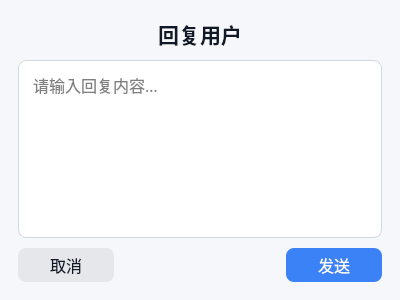
<?xml version="1.0" encoding="utf-8"?>
<ui version="4.0">
 <class>ReplyWindow</class>
 <widget class="QWidget" name="ReplyWindow">
  <property name="styleSheet">
   <string notr="true">QWidget#ReplyWindow {
  background: #F5F7FA;
}
QLabel {
  color: #111827;
}
QLineEdit, QTextEdit {
  background: #FFFFFF;
  border: 1px solid #D0D7DE;
  border-radius: 8px;
  padding: 6px 10px;
}
QLineEdit:focus, QTextEdit:focus {
  border: 1px solid #3B82F6;
}
QTextEdit {
  padding: 8px 10px;
}
QPushButton {
  background: #3B82F6;
  color: white;
  border: none;
  border-radius: 8px;
  padding: 8px 16px;
}
QPushButton:hover {
  background: #2563EB;
}
QPushButton:pressed {
  background: #1D4ED8;
}
QPushButton:disabled {
  background: #9CA3AF;
}
QPushButton#cancel_pushButton {
  background: #E5E7EB;
  color: #111827;
}
QPushButton#cancel_pushButton:hover {
  background: #D1D5DB;
}
QPushButton#cancel_pushButton:pressed {
  background: #C7CDD6;
}</string>
  </property>
  <property name="font">
   <font>
    <family>Microsoft YaHei UI</family>
    <pointsize>11</pointsize>
   </font>
  </property>
  <property name="geometry">
   <rect>
    <x>0</x>
    <y>0</y>
    <width>400</width>
    <height>300</height>
   </rect>
  </property>
  <property name="windowTitle">
   <string>回复用户</string>
  </property>
  <layout class="QGridLayout" name="gridLayout">
   <property name="spacing">
    <number>12</number>
   </property>
   <property name="bottomMargin">
    <number>18</number>
   </property>
   <property name="rightMargin">
    <number>18</number>
   </property>
   <property name="topMargin">
    <number>18</number>
   </property>
   <property name="leftMargin">
    <number>18</number>
   </property>
   <item row="0" column="0">
    <layout class="QVBoxLayout" name="verticalLayout">
     <property name="spacing">
      <number>10</number>
     </property>
     <property name="bottomMargin">
      <number>0</number>
     </property>
     <property name="rightMargin">
      <number>0</number>
     </property>
     <property name="topMargin">
      <number>0</number>
     </property>
     <property name="leftMargin">
      <number>0</number>
     </property>
     <item>
      <layout class="QHBoxLayout" name="horizontalLayout_6">
       <property name="spacing">
        <number>10</number>
       </property>
       <property name="bottomMargin">
        <number>0</number>
       </property>
       <property name="rightMargin">
        <number>0</number>
       </property>
       <property name="topMargin">
        <number>0</number>
       </property>
       <property name="leftMargin">
        <number>0</number>
       </property>
       <item>
        <widget class="QLabel" name="label">
         <property name="font">
          <font>
           <family>Microsoft YaHei UI</family>
           <pointsize>16</pointsize>
           <bold>true</bold>
          </font>
         </property>
         <property name="text">
          <string>回复用户</string>
         </property>
         <property name="alignment">
          <set>Qt::AlignCenter</set>
         </property>
        </widget>
       </item>
      </layout>
     </item>
     <item>
      <layout class="QHBoxLayout" name="horizontalLayout_5">
       <property name="spacing">
        <number>10</number>
       </property>
       <property name="bottomMargin">
        <number>0</number>
       </property>
       <property name="rightMargin">
        <number>0</number>
       </property>
       <property name="topMargin">
        <number>0</number>
       </property>
       <property name="leftMargin">
        <number>0</number>
       </property>
       <item>
        <widget class="QTextEdit" name="textEdit">
         <property name="minimumSize">
          <size>
           <width>0</width>
           <height>140</height>
          </size>
         </property>
         <property name="placeholderText">
          <string>请输入回复内容…</string>
         </property>
         <property name="font">
          <font>
           <family>宋体</family>
           <pointsize>12</pointsize>
          </font>
         </property>
        </widget>
       </item>
      </layout>
     </item>
     <item>
      <layout class="QHBoxLayout" name="horizontalLayout">
       <property name="spacing">
        <number>10</number>
       </property>
       <property name="bottomMargin">
        <number>0</number>
       </property>
       <property name="rightMargin">
        <number>0</number>
       </property>
       <property name="topMargin">
        <number>0</number>
       </property>
       <property name="leftMargin">
        <number>0</number>
       </property>
       <item>
        <widget class="QPushButton" name="cancel_pushButton">
         <property name="minimumSize">
          <size>
           <width>96</width>
           <height>34</height>
          </size>
         </property>
         <property name="font">
          <font>
           <family>宋体</family>
           <pointsize>12</pointsize>
          </font>
         </property>
         <property name="text">
          <string>取消</string>
         </property>
        </widget>
       </item>
       <item>
        <spacer name="horizontalSpacer">
         <property name="orientation">
          <enum>Qt::Horizontal</enum>
         </property>
         <property name="sizeHint" stdset="0">
          <size>
           <width>40</width>
           <height>20</height>
          </size>
         </property>
        </spacer>
       </item>
       <item>
        <widget class="QPushButton" name="send_pushButton">
         <property name="minimumSize">
          <size>
           <width>96</width>
           <height>34</height>
          </size>
         </property>
         <property name="font">
          <font>
           <family>宋体</family>
           <pointsize>12</pointsize>
          </font>
         </property>
         <property name="text">
          <string>发送</string>
         </property>
        </widget>
       </item>
      </layout>
     </item>
    </layout>
   </item>
  </layout>
 </widget>
 <resources/>
 <connections/>
</ui>
